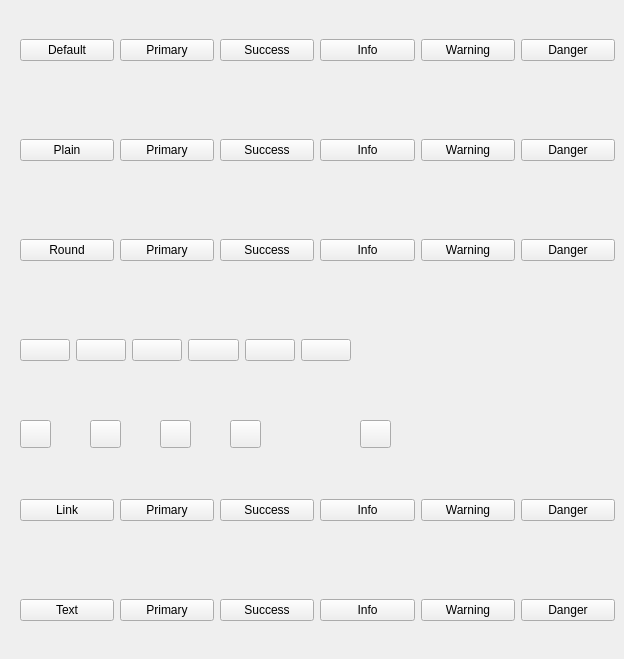
    <widget class="QWidget" name="tab_1">
     <attribute name="title">
      <string>按钮</string>
     </attribute>
     <widget class="QWidget" name="horizontalLayoutWidget_2">
      <property name="geometry">
       <rect>
        <x>20</x>
        <y>10</y>
        <width>595</width>
        <height>80</height>
       </rect>
      </property>
      <layout class="QHBoxLayout" name="horizontalLayout_2">
       <item>
        <widget class="Element::Button" name="button_1">
         <property name="text">
          <string>Default</string>
         </property>
        </widget>
       </item>
       <item>
        <widget class="Element::Button" name="button_2">
         <property name="text">
          <string>Primary</string>
         </property>
        </widget>
       </item>
       <item>
        <widget class="Element::Button" name="button_3">
         <property name="text">
          <string>Success</string>
         </property>
        </widget>
       </item>
       <item>
        <widget class="Element::Button" name="button_4">
         <property name="text">
          <string>Info</string>
         </property>
        </widget>
       </item>
       <item>
        <widget class="Element::Button" name="button_5">
         <property name="text">
          <string>Warning</string>
         </property>
        </widget>
       </item>
       <item>
        <widget class="Element::Button" name="button_6">
         <property name="text">
          <string>Danger</string>
         </property>
        </widget>
       </item>
      </layout>
     </widget>
     <widget class="QWidget" name="horizontalLayoutWidget_3">
      <property name="geometry">
       <rect>
        <x>20</x>
        <y>110</y>
        <width>595</width>
        <height>80</height>
       </rect>
      </property>
      <layout class="QHBoxLayout" name="horizontalLayout_3">
       <item>
        <widget class="Element::Button" name="button_7">
         <property name="text">
          <string>Plain</string>
         </property>
        </widget>
       </item>
       <item>
        <widget class="Element::Button" name="button_8">
         <property name="text">
          <string>Primary</string>
         </property>
        </widget>
       </item>
       <item>
        <widget class="Element::Button" name="button_9">
         <property name="text">
          <string>Success</string>
         </property>
        </widget>
       </item>
       <item>
        <widget class="Element::Button" name="button_10">
         <property name="text">
          <string>Info</string>
         </property>
        </widget>
       </item>
       <item>
        <widget class="Element::Button" name="button_11">
         <property name="text">
          <string>Warning</string>
         </property>
        </widget>
       </item>
       <item>
        <widget class="Element::Button" name="button_12">
         <property name="text">
          <string>Danger</string>
         </property>
        </widget>
       </item>
      </layout>
     </widget>
     <widget class="QWidget" name="horizontalLayoutWidget_4">
      <property name="geometry">
       <rect>
        <x>20</x>
        <y>210</y>
        <width>595</width>
        <height>80</height>
       </rect>
      </property>
      <layout class="QHBoxLayout" name="horizontalLayout_4">
       <item>
        <widget class="Element::Button" name="button_13">
         <property name="text">
          <string>Round</string>
         </property>
        </widget>
       </item>
       <item>
        <widget class="Element::Button" name="button_14">
         <property name="text">
          <string>Primary</string>
         </property>
        </widget>
       </item>
       <item>
        <widget class="Element::Button" name="button_15">
         <property name="text">
          <string>Success</string>
         </property>
        </widget>
       </item>
       <item>
        <widget class="Element::Button" name="button_16">
         <property name="text">
          <string>Info</string>
         </property>
        </widget>
       </item>
       <item>
        <widget class="Element::Button" name="button_17">
         <property name="text">
          <string>Warning</string>
         </property>
        </widget>
       </item>
       <item>
        <widget class="Element::Button" name="button_18">
         <property name="text">
          <string>Danger</string>
         </property>
        </widget>
       </item>
      </layout>
     </widget>
     <widget class="QWidget" name="horizontalLayoutWidget_5">
      <property name="geometry">
       <rect>
        <x>20</x>
        <y>310</y>
        <width>331</width>
        <height>80</height>
       </rect>
      </property>
      <layout class="QHBoxLayout" name="horizontalLayout_5">
       <item>
        <widget class="Element::Button" name="button_19">
         <property name="text">
          <string/>
         </property>
        </widget>
       </item>
       <item>
        <widget class="Element::Button" name="button_20">
         <property name="text">
          <string/>
         </property>
        </widget>
       </item>
       <item>
        <widget class="Element::Button" name="button_21">
         <property name="text">
          <string/>
         </property>
        </widget>
       </item>
       <item>
        <widget class="Element::Button" name="button_22">
         <property name="text">
          <string/>
         </property>
        </widget>
       </item>
       <item>
        <widget class="Element::Button" name="button_23">
         <property name="text">
          <string/>
         </property>
        </widget>
       </item>
       <item>
        <widget class="Element::Button" name="button_24">
         <property name="text">
          <string/>
         </property>
        </widget>
       </item>
      </layout>
     </widget>
     <widget class="Element::Button" name="button_28">
      <property name="geometry">
       <rect>
        <x>230</x>
        <y>420</y>
        <width>31</width>
        <height>28</height>
       </rect>
      </property>
      <property name="text">
       <string/>
      </property>
     </widget>
     <widget class="Element::Button" name="button_25">
      <property name="geometry">
       <rect>
        <x>20</x>
        <y>420</y>
        <width>31</width>
        <height>28</height>
       </rect>
      </property>
      <property name="text">
       <string/>
      </property>
     </widget>
     <widget class="Element::Button" name="button_26">
      <property name="geometry">
       <rect>
        <x>90</x>
        <y>420</y>
        <width>31</width>
        <height>28</height>
       </rect>
      </property>
      <property name="text">
       <string/>
      </property>
     </widget>
     <widget class="Element::Button" name="button_27">
      <property name="geometry">
       <rect>
        <x>160</x>
        <y>420</y>
        <width>31</width>
        <height>28</height>
       </rect>
      </property>
      <property name="text">
       <string/>
      </property>
     </widget>
     <widget class="Element::Button" name="button_29">
      <property name="geometry">
       <rect>
        <x>360</x>
        <y>420</y>
        <width>31</width>
        <height>28</height>
       </rect>
      </property>
      <property name="text">
       <string/>
      </property>
     </widget>
     <widget class="QWidget" name="horizontalLayoutWidget_6">
      <property name="geometry">
       <rect>
        <x>20</x>
        <y>470</y>
        <width>595</width>
        <height>80</height>
       </rect>
      </property>
      <layout class="QHBoxLayout" name="horizontalLayout_6">
       <item>
        <widget class="Element::Button" name="button_30">
         <property name="text">
          <string>Link</string>
         </property>
        </widget>
       </item>
       <item>
        <widget class="Element::Button" name="button_31">
         <property name="text">
          <string>Primary</string>
         </property>
        </widget>
       </item>
       <item>
        <widget class="Element::Button" name="button_32">
         <property name="text">
          <string>Success</string>
         </property>
        </widget>
       </item>
       <item>
        <widget class="Element::Button" name="button_33">
         <property name="text">
          <string>Info</string>
         </property>
        </widget>
       </item>
       <item>
        <widget class="Element::Button" name="button_34">
         <property name="text">
          <string>Warning</string>
         </property>
        </widget>
       </item>
       <item>
        <widget class="Element::Button" name="button_35">
         <property name="text">
          <string>Danger</string>
         </property>
        </widget>
       </item>
      </layout>
     </widget>
     <widget class="QWidget" name="horizontalLayoutWidget_7">
      <property name="geometry">
       <rect>
        <x>20</x>
        <y>570</y>
        <width>595</width>
        <height>80</height>
       </rect>
      </property>
      <layout class="QHBoxLayout" name="horizontalLayout_7">
       <item>
        <widget class="Element::Button" name="button_36">
         <property name="text">
          <string>Text</string>
         </property>
        </widget>
       </item>
       <item>
        <widget class="Element::Button" name="button_37">
         <property name="text">
          <string>Primary</string>
         </property>
        </widget>
       </item>
       <item>
        <widget class="Element::Button" name="button_38">
         <property name="text">
          <string>Success</string>
         </property>
        </widget>
       </item>
       <item>
        <widget class="Element::Button" name="button_39">
         <property name="text">
          <string>Info</string>
         </property>
        </widget>
       </item>
       <item>
        <widget class="Element::Button" name="button_40">
         <property name="text">
          <string>Warning</string>
         </property>
        </widget>
       </item>
       <item>
        <widget class="Element::Button" name="button_41">
         <property name="text">
          <string>Danger</string>
         </property>
        </widget>
       </item>
      </layout>
     </widget>
    </widget>
